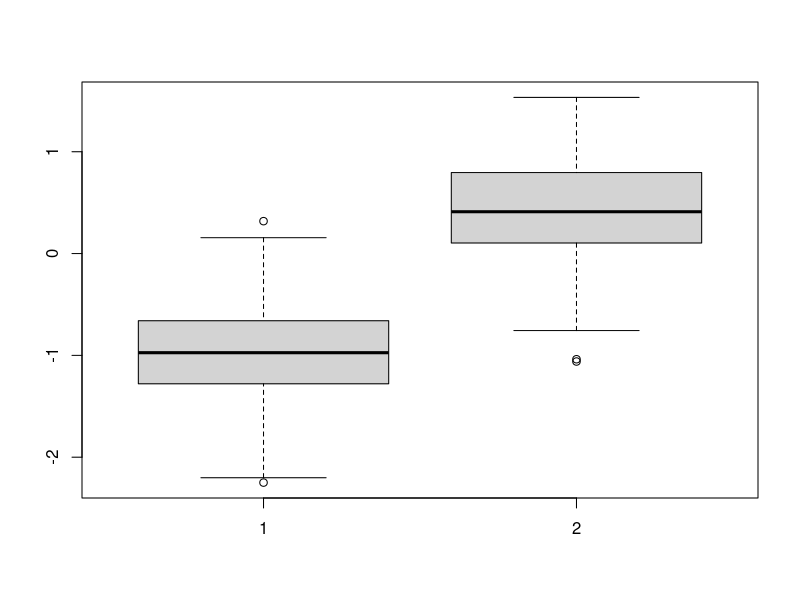
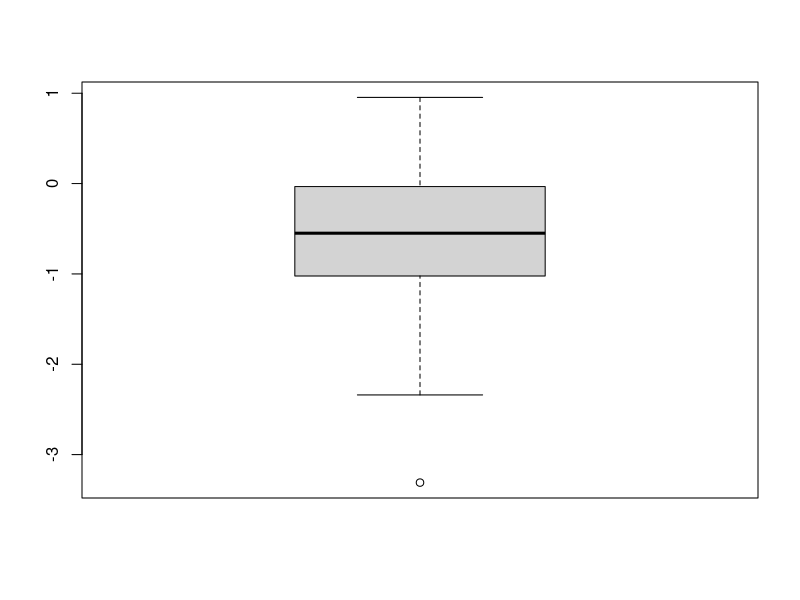

Here is the R script that generated these plots, in order:
# Replicating thomas' code

# Take 100 sites
res <- 100
# Simulate the parameters for a0
intercept <- rnorm(res, -1, 0.5)
# Simulate the parameters for a1 
increase <- rnorm(res, 0.5, 0.5)


# Correct way to interpret these
effect <- plogis(intercept+increase)

# Plot the effects separatey 
boxplot(intercept, increase)
# Plot the effects together - add the parameters effect onto the intercept
boxplot(intercept+increase)
